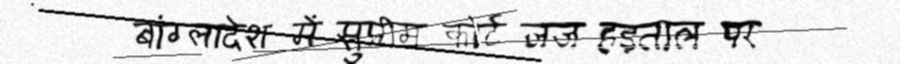
#> input picture handwritten_10002.png, 900 x 64 px, found by its file name
$ python -i bounding_box_crop.py   (imports and definitions only)
#> lines starting #> are read from the running program, lines starting #| are printed output that depends on the picture; after the words box and inside, x2 and y2 are one past the last pixel; in counts of white or black regions, pixels touching at a corner belong together
import cv2
import numpy as np
import os
import json

BASE_DIR = "data/IIT_HW_Hindi_v1/"
LABELS_JSON = "data/processed_IIT_HW_Hindi_v1/filtered_4/labels.json"


def draw_text_bounding_box(image_path, output_path, padding=15):
#> called with image_path = '../handwritten_10002.png', output_path = 'out.png', padding = 15
    full_image_path = os.path.join(BASE_DIR, image_path)
    image = cv2.imread(full_image_path)
#> image is the input picture: shape (64, 900, 3); min 0, max 255, mean 217.2
    img_height, img_width = image.shape[:2]
#> img_height = 64; img_width = 900

    gray = cv2.cvtColor(image, cv2.COLOR_BGR2GRAY)
    _, thresh = cv2.threshold(gray, 150, 255, cv2.THRESH_BINARY_INV)
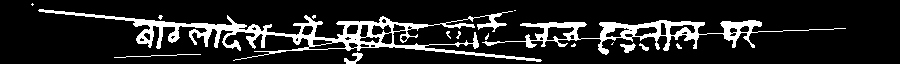
#> thresh: shape (64, 900); 13.9% white; 16 white regions (9 under 20 px), largest, box (x1, y1, x2, y2) and area: (38, 9, 542, 62) 4875, (482, 20, 846, 55) 2729, (344, 52, 363, 64) 99

    kernel = cv2.getStructuringElement(cv2.MORPH_RECT, (3, 3))
    thresh = cv2.dilate(thresh, kernel, iterations=1)
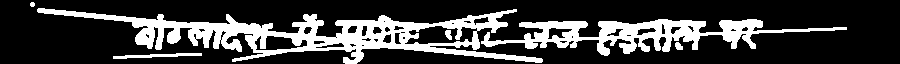
#> thresh: shape (64, 900); 23.9% white; 6 white regions

    # finding contours (all)
    contours, hierarchy = cv2.findContours(thresh, cv2.RETR_EXTERNAL, cv2.CHAIN_APPROX_SIMPLE)
#> contours = 5 contours, 1 with area under 20; largest, box (x1, y1, x2, y2) and area: (37, 8, 543, 64) 9475, (481, 19, 847, 56) 4608, (113, 53, 202, 59) 182, (675, 42, 683, 50) 36
    if not contours:
        print(f"No text found in the image{full_image_path} to crop. Saving the original image.")
        cv2.imwrite(output_path, image)
        return output_path

    # merge all contours into one bounding box
    x_min, y_min = float('inf'), float('inf')
    x_max, y_max = 0, 0

    for cnt in contours:
        x, y, w, h = cv2.boundingRect(cnt)
        if x < x_min:
            x_min = x
        if y < y_min:
            y_min = y
        if x + w > x_max:
            x_max = x + w
        if y + h > y_max:
            y_max = y + h
#> this loop made 5 passes
#> (x, y, w, h, x_min, y_min, x_max, y_max) on pass 1: (113, 53, 89, 6, 113, 53, 202, 59)
#> (x, y, w, h, x_min, y_min, y_max) on pass 4: (37, 8, 506, 56, 37, 8, 64)
#> after the loop, x_max = 847; x_min = 30; y_max = 64; y_min = 2

    # padding
    x_padded = max(0, x_min - padding)
#> x_padded = 15
    y_padded = max(0, y_min - padding)
#> y_padded = 0
    w_padded = (x_max - x_min) + 2 * padding
#> w_padded = 847
    h_padded = (y_max - y_min) + 2 * padding
#> h_padded = 92

    if x_padded + w_padded > img_width:
        w_padded = img_width - x_padded
    if y_padded + h_padded > img_height:
        h_padded = img_height - y_padded
#> h_padded = 64

    cropped_image = image[y_padded : y_padded + h_padded, x_padded : x_padded + w_padded]
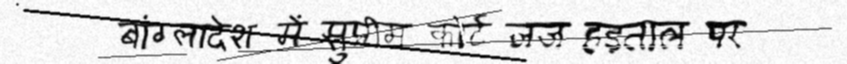
#> cropped_image: shape (64, 847, 3); min 0, max 255, mean 215.3

    cv2.imwrite(output_path, cropped_image)
    print(f"Cropped bounding box saved to: {output_path}")
    return output_path

##############

input_file = "data/processed_IIT_HW_Hindi_v1/filtered_4/filtered_sorted_train.txt"
output_folder = "data/processed_IIT_HW_Hindi_v1/filtered_4/images/"

# [2 lines not run here, left out]

labels_dict = {}

# [17 lines not run here, left out]

>>> result = draw_text_bounding_box('../handwritten_10002.png', 'out.png')
